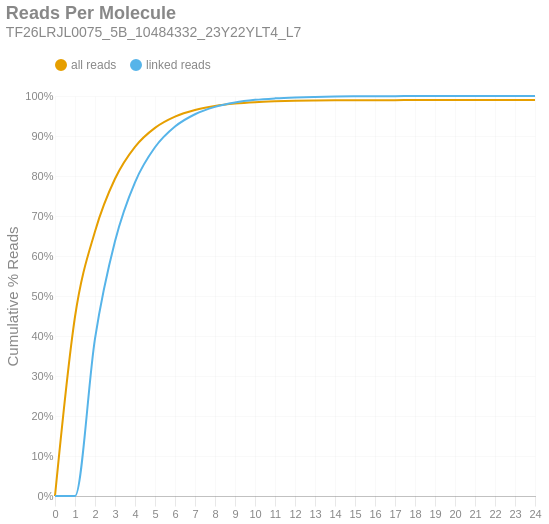

Notebook cell for this chart:
### Markdown cell above
### Reads per Molecule
This chart shows the cumulative distribution of the number of reads per linked molecule. That is, how many alignments are associated with a unique molecule. This excludes the number of reads associated with invalid or absent linked-read barcodes. The `linked` histogram is the percentages recalculated when disregarding singletons.

### Code cell
if SKIPLR:
    print_html(f"Skipped")
else:
    counts = np.bincount(valids['reads'].cast(pl.Int64).to_numpy())
    weighted = counts * np.arange(len(counts))
    all_perc = weighted / n_reads
    linked_perc = weighted / n_linked_reads
    linked_perc[1] = 0
    binned_df = pl.DataFrame({
        'readsper': list(range(len(counts))),
        'all reads (cumsum)': np.cumsum(all_perc).tolist(),
        'linked reads (cumsum)': np.cumsum(linked_perc).tolist(),
    })

    with SafeRender(binned_df):
        (
            density_plot(binned_df, 'Reads Per Molecule', samplename, 'readspmol')
            .encode(
                x=alt.X('readsper:O', title=None).axis(labelAngle=0).scale(padding=0),
                y=alt.Y('value:Q', title='Cumulative % Reads').axis(format='%').stack(False),
                color=alt.Color("key:N").scale(domain=["all reads", "linked reads"]),
                tooltip=[
                    alt.Tooltip("key:N", title="Data Type"),
                    alt.Tooltip("readsper:O", title="Reads Per Molecule"),
                    alt.Tooltip("value:Q", format=".2%", title="% Reads (Cum.)")
                ]            
            )
        ).display()

### Figure 1 — Vega-Lite specification as saved in the notebook (floating-point values rounded to 4 significant figures)
{"width": "container", "height": 400, "config": {"title": {"anchor": "start", "dy": -15, "fontSize": 18, "color": "#888888", "subtitleColor": "#888888", "subtitleFontSize": 14}, "arc": {"fill": "#0072B2"}, "axis": {"domainColor": "#888888", "domainWidth": 0.5, "gridWidth": 0.2, "grid": false, "titleFontWeight": 400, "titleFontSize": 15, "labelFontSize": 11, "labelColor": "#888888", "tickColor": "#888888", "tickWidth": 0.2, "titleColor": "#888888"}, "axisBand": {"grid": false}, "axisX": {"grid": true, "tickSize": 10, "domainCap": "round"}, "axisY": {"domain": false, "grid": true, "tickSize": 0, "domainCap": "round"}, "background": "transparent", "header": {"labelFontSize": 15, "labelColor": "#888888", "titleFontSize": 15, "titleFontWeight": 600, "titleColor": "#888888"}, "legend": {"labelFont": "sans-serif", "labelFontSize": 12, "labelColor": "#888888", "symbolSize": 100, "symbolType": "circle", "titleFontSize": 12, "titlePadding": 10, "titleColor": "#888888", "title": null, "orient": "top"}, "range": {"category": ["#E69F00", "#56B4E9", "#009E73", "#F0E442", "#0072B2", "#D55E00", "#CC79A7", "#000000"], "diverging": ["#cfe8f3", "#a2d4ec", "#73bfe2", "#46abdb", "#1696d2", "#12719e"]}, "area": {"fill": "#0072B2", "fillOpacity": 0.7, "line": true, "strokeOpacity": 0.7}, "line": {"color": "#0072B2", "stroke": "#0072B2", "strokeWidth": 2}, "trail": {"color": "#0072B2", "stroke": "#0072B2", "strokeWidth": 0, "size": 1}, "point": {"filled": true, "fillOpacity": 1.0, "size": 95}, "text": {"color": "#888888", "fontSize": 11, "align": "right", "fontWeight": 400, "size": 11}, "bar": {"fill": "#0072B2", "stroke": null}, "view": {"stroke": null, "continuousWidth": 660, "continuousHeight": 400}}, "data": {"name": "data-136c393668bf049ebc2b69290d8a5a7b"}, "mark": {"type": "line", "interpolate": "monotone", "point": {"opacity": 0, "size": 275}}, "encoding": {"color": {"field": "key", "scale": {"domain": ["all reads", "linked reads"]}, "type": "nominal"}, "tooltip": [{"field": "key", "title": "Data Type", "type": "nominal"}, {"field": "readsper", "title": "Reads Per Molecule", "type": "ordinal"}, {"field": "value", "format": ".2%", "title": "% Reads (Cum.)", "type": "quantitative"}], "x": {"axis": {"labelAngle": 0}, "field": "readsper", "scale": {"padding": 0}, "title": null, "type": "ordinal"}, "y": {"axis": {"format": "%"}, "field": "value", "stack": false, "title": "Cumulative % Reads", "type": "quantitative"}}, "params": [{"name": "param_c36ac31b6afebe62", "select": {"type": "point", "fields": ["key"]}, "bind": "legend"}], "title": {"text": "Reads Per Molecule", "subtitle": "TF26LRJL0075_5B_10484332_23Y22YLT4_L7"}, "transform": [{"fold": ["all reads (cumsum)", "linked reads (cumsum)"]}, {"calculate": "replace(datum.key, ' (cumsum)', '')", "as": "key"}, {"filter": {"param": "param_c36ac31b6afebe62"}}], "usermeta": {"embedOptions": {"downloadFileName": "TF26LRJL0075_5B_10484332_23Y22YLT4_L7.readspmol"}}, "$schema": "https://vega.github.io/schema/vega-lite/v6.4.1.json", "datasets": {"data-136c393668bf049ebc2b69290d8a5a7b": [{"readsper": 0, "all reads (cumsum)": 0.0, "linked reads (cumsum)": 0.0}, {"readsper": 1, "all reads (cumsum)": 0.4481, "linked reads (cumsum)": 0.0}, {"readsper": 2, "all reads (cumsum)": 0.6614, "linked reads (cumsum)": 0.3936}, {"readsper": 3, "all reads (cumsum)": 0.7931, "linked reads (cumsum)": 0.6369}, {"readsper": 4, "all reads (cumsum)": 0.873, "linked reads (cumsum)": 0.7843}, {"readsper": 5, "all reads (cumsum)": 0.9204, "linked reads (cumsum)": 0.8718}, {"readsper": 6, "all reads (cumsum)": 0.9485, "linked reads (cumsum)": 0.9236}, {"readsper": 7, "all reads (cumsum)": 0.9651, "linked reads (cumsum)": 0.9543}, {"readsper": 8, "all reads (cumsum)": 0.9751, "linked reads (cumsum)": 0.9728}, {"readsper": 9, "all reads (cumsum)": 0.9811, "linked reads (cumsum)": 0.9838}, {"readsper": 10, "all reads (cumsum)": 0.9846, "linked reads (cumsum)": 0.9904}, {"readsper": 11, "all reads (cumsum)": 0.9866, "linked reads (cumsum)": 0.9941}, {"readsper": 12, "all reads (cumsum)": 0.9879, "linked reads (cumsum)": 0.9964}, {"readsper": 13, "all reads (cumsum)": 0.9886, "linked reads (cumsum)": 0.9978}, {"readsper": 14, "all reads (cumsum)": 0.9892, "linked reads (cumsum)": 0.9987}, {"readsper": 15, "all reads (cumsum)": 0.9894, "linked reads (cumsum)": 0.9992}, {"readsper": 16, "all reads (cumsum)": 0.9896, "linked reads (cumsum)": 0.9995}, {"readsper": 17, "all reads (cumsum)": 0.9897, "linked reads (cumsum)": 0.9996}, {"readsper": 18, "all reads (cumsum)": 0.9897, "linked reads (cumsum)": 0.9998}, {"readsper": 19, "all reads (cumsum)": 0.9898, "linked reads (cumsum)": 0.9998}, {"readsper": 20, "all reads (cumsum)": 0.9898, "linked reads (cumsum)": 0.9999}, {"readsper": 21, "all reads (cumsum)": 0.9898, "linked reads (cumsum)": 0.9999}, {"readsper": 22, "all reads (cumsum)": 0.9898, "linked reads (cumsum)": 1.0}, {"readsper": 23, "all reads (cumsum)": 0.9899, "linked reads (cumsum)": 1.0}, {"readsper": 24, "all reads (cumsum)": 0.9899, "linked reads (cumsum)": 1.0}]}}
